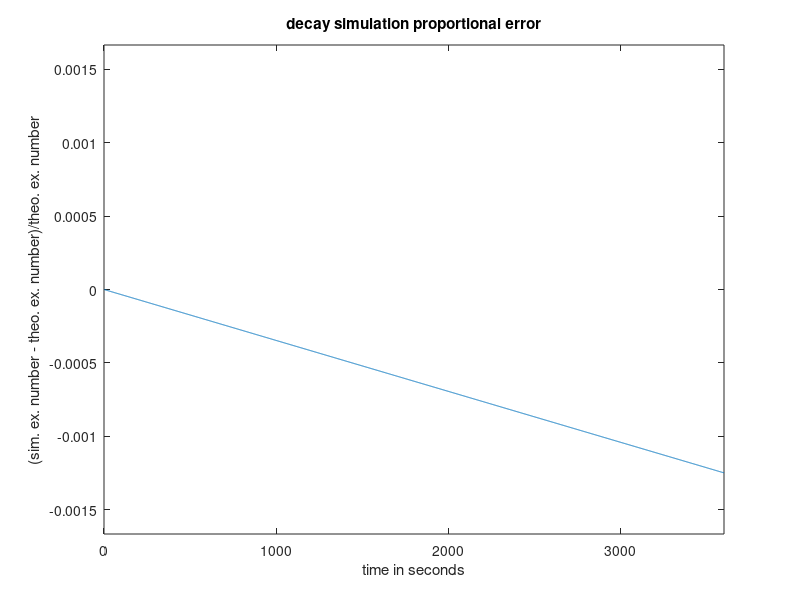

Here is the MATLAB script that generated this plot:
%190315[Ides of March]-16AH Reworking of old exponential decay program.
%	a(l) is the amount of neutrons at timestep l-1 .
clear
a(1)=1.e6 %a(1) is A_0 , the amount at time 0
t(1)=0
dt=1
%dt=10
%dt=60
%dt=600
%dt=1200
%dt=1800
C=1./1200.
dtrat=dt*C	%timestep divided by the timescale 1/decayrate
ttotal=3600.
nl=ttotal/dt
%Simulated
for l=1:nl
    t(l+1)=l*dt;
    a(l+1)=(1-C*dt)*a(l);
end
%%Simulated Plot
%plot(t,a);
%axis([0. ttotal  -2*a(1) 2*a(1)])
%xlabel('time in seconds')
%ylabel('expectation number of neutrons')
%title('simulated neutron decay')
%%Theoretical , fine timestep to produce the curve in detail , Plot
dtf=0.1
t_thf=0:dtf:ttotal;
a_thf=exp(-C*t_thf)*a(1);
plot(t_thf,a_thf)
axis([0. ttotal  -2*a(1) 2*a(1)])
xlabel('time in seconds')
ylabel('expectation number of neutrons')
title('theoretical neutron decay')
%%Theoretical , simulation timestep for time comparison with simulation , Plot
%t_th=0:dt:ttotal;
%a_th=exp(-C*t_th)*a(1);
%plot(t_th,a_th)
%axis([0. ttotal  -2*a(1) 2*a(1)])
%xlabel('time in seconds')
%ylabel('expectation number of neutrons')
%title('theoretical neutron decay approximated by chords')
%Simulated minus Theoretical
%t_th=0:dt:ttotal;
%a_th=exp(-C*t_th)*a(1);
%plot(t_th,a-a_th);
%axis([0. ttotal  -2*a(1)*dtrat 2*a(1)*dtrat])
%xlabel('time in seconds')
%ylabel('sim. ex. number - theo. ex. number')
%title('decay simulation error')
%Ratio of Simulated minus Theoretical to Theoretical
t_th=0:dt:ttotal;
a_th=exp(-C*t_th)*a(1);
plot(t_th,(a-a_th)./a_th);
axis([0. ttotal  -2*dtrat 2*dtrat])
xlabel('time in seconds')
ylabel('(sim. ex. number - theo. ex. number)/theo. ex. number')
title('decay simulation proportional error')
